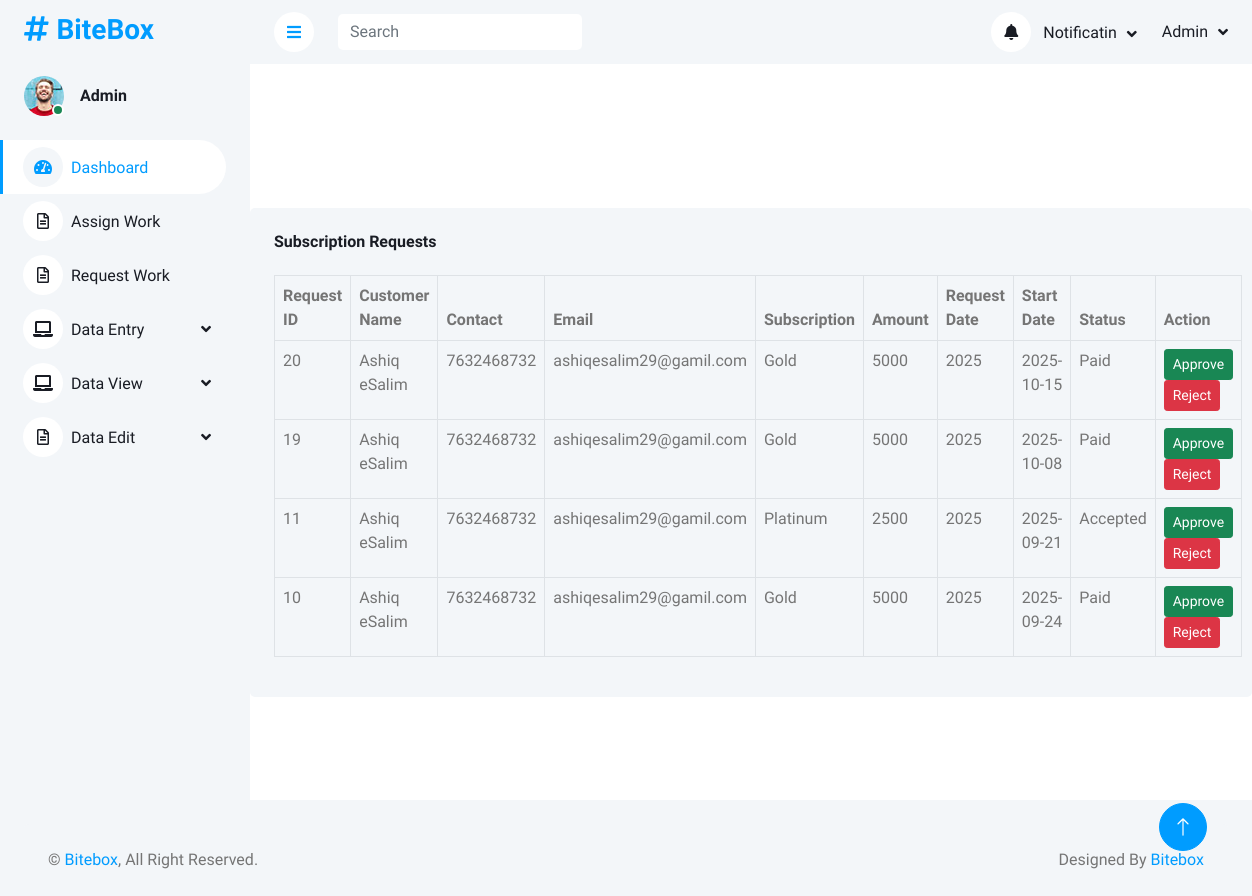
Page /Admin/viewrequest.php on the committed database.
### tables this page shows
CREATE TABLE IF NOT EXISTS `tbl_request` (
  `requestid` int NOT NULL AUTO_INCREMENT,
  `customerid` int NOT NULL,
  `subscriptionid` int NOT NULL,
  `date` int NOT NULL,
  `startdate` date NOT NULL,
  `status` varchar(50) NOT NULL,
  `delivarypersonid` int DEFAULT NULL,
  PRIMARY KEY (`requestid`)
);

CREATE TABLE IF NOT EXISTS `tbl_customer` (
  `customerid` int NOT NULL AUTO_INCREMENT,
  `customername` varchar(30) NOT NULL,
  `locationid` int NOT NULL,
  `contactno` bigint NOT NULL,
  `email` varchar(25) NOT NULL,
  `username` varchar(15) NOT NULL,
  `password` varchar(10) NOT NULL,
  `housename` varchar(15) NOT NULL,
  `pincode` varchar(10) NOT NULL,
  `landmark` varchar(12) NOT NULL,
  PRIMARY KEY (`customerid`)
);

CREATE TABLE IF NOT EXISTS `tbl_subscription` (
  `subscriptionid` int NOT NULL AUTO_INCREMENT,
  `subname` varchar(30) NOT NULL,
  `day` decimal(10,0) NOT NULL,
  `amount` int NOT NULL,
  `description` text NOT NULL,
  `categoryid` int NOT NULL,
  `image` varchar(200) NOT NULL,
  PRIMARY KEY (`subscriptionid`)
);

### dboperation.php (called while the page is built, shortened)
<?php
class dboperation
{
    public $con,$res;
    function __construct()
    {
        $this->con=mysqli_connect("localhost","root","","db_bitebox");
    }
    public function executequery($sql)
    {
        $this->res=mysqli_query($this->con,$sql);
        return $this->res;
    }
}
?>

### Admin/viewrequest.php (the view)
<?php
include('header.php');
include("../dboperation.php");
$obj = new dboperation();
$sql = "SELECT r.requestid, r.date, r.startdate, r.status,
               c.customername, c.contactno, c.email,
               s.subname, s.amount
        FROM tbl_request r
        INNER JOIN tbl_customer c ON r.customerid = c.customerid
        INNER JOIN tbl_subscription s ON r.subscriptionid = s.subscriptionid
        ORDER BY r.requestid DESC";
$res = $obj->executequery($sql);
?>
<br><br><br>
<br><br><br>
<div class="col-sm-12">
  <div class="bg-light rounded h-100 p-4">
    <h6 class="mb-4">Subscription Requests</h6>
    <table class="table table-bordered">
      <thead>
        <tr>
          <th scope="col">Request ID</th>
          <th scope="col">Customer Name</th>
          <th scope="col">Contact</th>
          <th scope="col">Email</th>
          <th scope="col">Subscription</th>
          <th scope="col">Amount</th>
          <th scope="col">Request Date</th>
          <th scope="col">Start Date</th>
          <th scope="col">Status</th>
          <th scope="col">Action</th>
        </tr>
      </thead>
      <tbody>
        <?php
        while ($r = mysqli_fetch_array($res)) {
        ?>
          <tr>
            <td><?php echo $r["requestid"]; ?></td>
            <td><?php echo $r["customername"]; ?></td>
            <td><?php echo $r["contactno"]; ?></td>
            <td><?php echo $r["email"]; ?></td>
            <td><?php echo $r["subname"]; ?></td>
            <td><?php echo $r["amount"]; ?></td>
            <td><?php echo $r["date"]; ?></td>
            <td><?php echo $r["startdate"]; ?></td>
            <td><?php echo ucfirst($r["status"]); ?></td>
            <td>
              <a href="updaterequest.php?rid=<?php echo $r['requestid']; ?>&status=accepted" class="btn btn-success btn-sm">Approve</a>
              <a href="updaterequest.php?rid=<?php echo $r['requestid']; ?>&status=rejected" class="btn btn-danger btn-sm">Reject</a>
            </td>
          </tr>
        <?php
        }
        ?>
      </tbody>
    </table>
  </div>
</div>
</div></div>
<?php
include('footer.php');
?>

### Admin/css/style.css (style rules this page uses)
:root { --primary: #009CFF; --light: #F3F6F9; --dark: #191C24; }
.btn { transition: .5s; }

### rows in the picture
tbl_request: requestid "20", customerid.customername "Ashiq eSalim", customerid.contactno "7632468732", customerid.email "ashiqesalim29@gamil.com", subscriptionid.subname "Gold", subscriptionid.amount "5000", date "2025", startdate "2025-10-15", status "Paid"
tbl_request: requestid "19", customerid.customername "Ashiq eSalim", customerid.contactno "7632468732", customerid.email "ashiqesalim29@gamil.com", subscriptionid.subname "Gold", subscriptionid.amount "5000", date "2025", startdate "2025-10-08", status "Paid"
tbl_request: requestid "11", customerid.customername "Ashiq eSalim", customerid.contactno "7632468732", customerid.email "ashiqesalim29@gamil.com", subscriptionid.subname "Platinum", subscriptionid.amount "2500", date "2025", startdate "2025-09-21", status "Accepted"
tbl_request: requestid "10", customerid.customername "Ashiq eSalim", customerid.contactno "7632468732", customerid.email "ashiqesalim29@gamil.com", subscriptionid.subname "Gold", subscriptionid.amount "5000", date "2025", startdate "2025-09-24", status "Paid"
